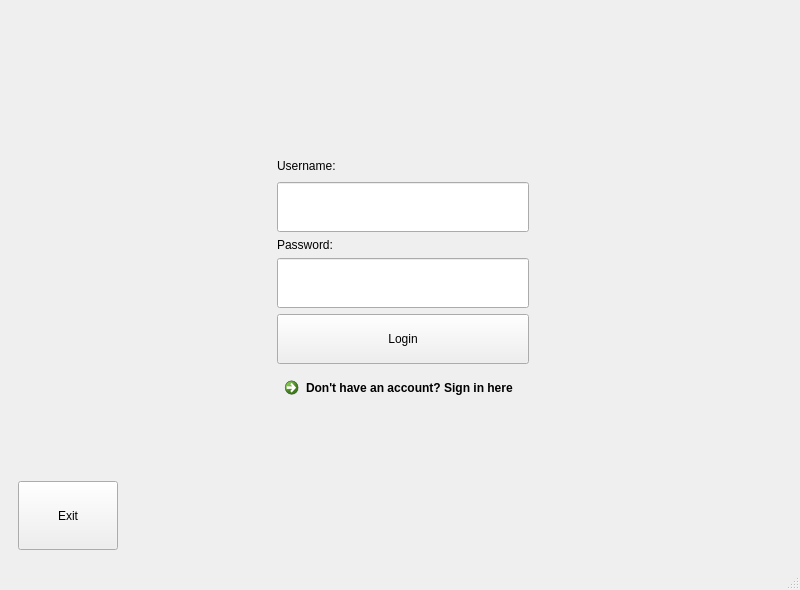
<?xml version="1.0" encoding="UTF-8"?>
<ui version="4.0">
 <class>MainWindow</class>
 <widget class="QMainWindow" name="MainWindow">
  <property name="geometry">
   <rect>
    <x>0</x>
    <y>0</y>
    <width>800</width>
    <height>590</height>
   </rect>
  </property>
  <property name="windowTitle">
   <string>MainWindow</string>
  </property>
  <widget class="QWidget" name="centralwidget">
   <layout class="QHBoxLayout" name="horizontalLayout">
    <item>
     <widget class="QStackedWidget" name="stackedWidget">
      <property name="currentIndex">
       <number>0</number>
      </property>
      <widget class="QWidget" name="loginScreen">
       <layout class="QVBoxLayout" name="verticalLayout">
        <item>
         <layout class="QGridLayout" name="gridLayout" columnstretch="1,1,1">
          <item row="5" column="0">
           <spacer name="horizontalSpacer_3">
            <property name="orientation">
             <enum>Qt::Horizontal</enum>
            </property>
            <property name="sizeHint" stdset="0">
             <size>
              <width>40</width>
              <height>20</height>
             </size>
            </property>
           </spacer>
          </item>
          <item row="1" column="2">
           <spacer name="verticalSpacer_8">
            <property name="orientation">
             <enum>Qt::Vertical</enum>
            </property>
            <property name="sizeHint" stdset="0">
             <size>
              <width>20</width>
              <height>40</height>
             </size>
            </property>
           </spacer>
          </item>
          <item row="8" column="0">
           <spacer name="verticalSpacer_4">
            <property name="orientation">
             <enum>Qt::Vertical</enum>
            </property>
            <property name="sizeHint" stdset="0">
             <size>
              <width>20</width>
              <height>40</height>
             </size>
            </property>
           </spacer>
          </item>
          <item row="1" column="1">
           <spacer name="verticalSpacer_2">
            <property name="orientation">
             <enum>Qt::Vertical</enum>
            </property>
            <property name="sizeHint" stdset="0">
             <size>
              <width>20</width>
              <height>40</height>
             </size>
            </property>
           </spacer>
          </item>
          <item row="1" column="0">
           <spacer name="verticalSpacer_7">
            <property name="orientation">
             <enum>Qt::Vertical</enum>
            </property>
            <property name="sizeHint" stdset="0">
             <size>
              <width>20</width>
              <height>40</height>
             </size>
            </property>
           </spacer>
          </item>
          <item row="6" column="1">
           <widget class="QPushButton" name="pushButton">
            <property name="sizePolicy">
             <sizepolicy hsizetype="Preferred" vsizetype="Preferred">
              <horstretch>0</horstretch>
              <verstretch>0</verstretch>
             </sizepolicy>
            </property>
            <property name="minimumSize">
             <size>
              <width>0</width>
              <height>50</height>
             </size>
            </property>
            <property name="maximumSize">
             <size>
              <width>500</width>
              <height>75</height>
             </size>
            </property>
            <property name="text">
             <string>Login</string>
            </property>
           </widget>
          </item>
          <item row="2" column="0">
           <spacer name="horizontalSpacer_9">
            <property name="orientation">
             <enum>Qt::Horizontal</enum>
            </property>
            <property name="sizeHint" stdset="0">
             <size>
              <width>40</width>
              <height>20</height>
             </size>
            </property>
           </spacer>
          </item>
          <item row="5" column="1">
           <widget class="QLineEdit" name="lineEdit">
            <property name="sizePolicy">
             <sizepolicy hsizetype="Preferred" vsizetype="Preferred">
              <horstretch>0</horstretch>
              <verstretch>0</verstretch>
             </sizepolicy>
            </property>
            <property name="minimumSize">
             <size>
              <width>0</width>
              <height>50</height>
             </size>
            </property>
            <property name="maximumSize">
             <size>
              <width>500</width>
              <height>75</height>
             </size>
            </property>
           </widget>
          </item>
          <item row="8" column="1">
           <spacer name="verticalSpacer">
            <property name="orientation">
             <enum>Qt::Vertical</enum>
            </property>
            <property name="sizeHint" stdset="0">
             <size>
              <width>20</width>
              <height>40</height>
             </size>
            </property>
           </spacer>
          </item>
          <item row="3" column="1">
           <widget class="QLineEdit" name="lineEdit_2">
            <property name="sizePolicy">
             <sizepolicy hsizetype="Preferred" vsizetype="Preferred">
              <horstretch>0</horstretch>
              <verstretch>0</verstretch>
             </sizepolicy>
            </property>
            <property name="minimumSize">
             <size>
              <width>0</width>
              <height>50</height>
             </size>
            </property>
            <property name="maximumSize">
             <size>
              <width>500</width>
              <height>75</height>
             </size>
            </property>
           </widget>
          </item>
          <item row="9" column="1">
           <spacer name="verticalSpacer_3">
            <property name="orientation">
             <enum>Qt::Vertical</enum>
            </property>
            <property name="sizeHint" stdset="0">
             <size>
              <width>20</width>
              <height>40</height>
             </size>
            </property>
           </spacer>
          </item>
          <item row="2" column="2">
           <spacer name="horizontalSpacer_10">
            <property name="orientation">
             <enum>Qt::Horizontal</enum>
            </property>
            <property name="sizeHint" stdset="0">
             <size>
              <width>40</width>
              <height>20</height>
             </size>
            </property>
           </spacer>
          </item>
          <item row="5" column="2">
           <spacer name="horizontalSpacer_4">
            <property name="orientation">
             <enum>Qt::Horizontal</enum>
            </property>
            <property name="sizeHint" stdset="0">
             <size>
              <width>40</width>
              <height>20</height>
             </size>
            </property>
           </spacer>
          </item>
          <item row="3" column="2">
           <spacer name="horizontalSpacer_2">
            <property name="orientation">
             <enum>Qt::Horizontal</enum>
            </property>
            <property name="sizeHint" stdset="0">
             <size>
              <width>40</width>
              <height>20</height>
             </size>
            </property>
           </spacer>
          </item>
          <item row="7" column="0">
           <spacer name="horizontalSpacer_7">
            <property name="orientation">
             <enum>Qt::Horizontal</enum>
            </property>
            <property name="sizeHint" stdset="0">
             <size>
              <width>40</width>
              <height>20</height>
             </size>
            </property>
           </spacer>
          </item>
          <item row="4" column="1">
           <widget class="QLabel" name="label">
            <property name="maximumSize">
             <size>
              <width>500</width>
              <height>20</height>
             </size>
            </property>
            <property name="text">
             <string>Password:</string>
            </property>
           </widget>
          </item>
          <item row="6" column="2">
           <spacer name="horizontalSpacer_6">
            <property name="orientation">
             <enum>Qt::Horizontal</enum>
            </property>
            <property name="sizeHint" stdset="0">
             <size>
              <width>40</width>
              <height>20</height>
             </size>
            </property>
           </spacer>
          </item>
          <item row="7" column="2">
           <spacer name="horizontalSpacer_8">
            <property name="orientation">
             <enum>Qt::Horizontal</enum>
            </property>
            <property name="sizeHint" stdset="0">
             <size>
              <width>40</width>
              <height>20</height>
             </size>
            </property>
           </spacer>
          </item>
          <item row="3" column="0">
           <spacer name="horizontalSpacer">
            <property name="orientation">
             <enum>Qt::Horizontal</enum>
            </property>
            <property name="sizeHint" stdset="0">
             <size>
              <width>40</width>
              <height>20</height>
             </size>
            </property>
           </spacer>
          </item>
          <item row="7" column="1">
           <widget class="QCommandLinkButton" name="commandLinkButton">
            <property name="text">
             <string>Don't have an account? Sign in here</string>
            </property>
           </widget>
          </item>
          <item row="2" column="1">
           <widget class="QLabel" name="label_2">
            <property name="maximumSize">
             <size>
              <width>500</width>
              <height>20</height>
             </size>
            </property>
            <property name="text">
             <string>Username:</string>
            </property>
           </widget>
          </item>
          <item row="6" column="0">
           <spacer name="horizontalSpacer_5">
            <property name="orientation">
             <enum>Qt::Horizontal</enum>
            </property>
            <property name="sizeHint" stdset="0">
             <size>
              <width>40</width>
              <height>20</height>
             </size>
            </property>
           </spacer>
          </item>
          <item row="9" column="0">
           <widget class="QPushButton" name="pushButton_2">
            <property name="maximumSize">
             <size>
              <width>100</width>
              <height>75</height>
             </size>
            </property>
            <property name="text">
             <string>Exit</string>
            </property>
           </widget>
          </item>
          <item row="8" column="2">
           <spacer name="verticalSpacer_5">
            <property name="orientation">
             <enum>Qt::Vertical</enum>
            </property>
            <property name="sizeHint" stdset="0">
             <size>
              <width>20</width>
              <height>40</height>
             </size>
            </property>
           </spacer>
          </item>
          <item row="9" column="2">
           <spacer name="verticalSpacer_6">
            <property name="orientation">
             <enum>Qt::Vertical</enum>
            </property>
            <property name="sizeHint" stdset="0">
             <size>
              <width>20</width>
              <height>40</height>
             </size>
            </property>
           </spacer>
          </item>
          <item row="0" column="1">
           <spacer name="verticalSpacer_9">
            <property name="orientation">
             <enum>Qt::Vertical</enum>
            </property>
            <property name="sizeHint" stdset="0">
             <size>
              <width>20</width>
              <height>40</height>
             </size>
            </property>
           </spacer>
          </item>
          <item row="0" column="0">
           <spacer name="verticalSpacer_10">
            <property name="orientation">
             <enum>Qt::Vertical</enum>
            </property>
            <property name="sizeHint" stdset="0">
             <size>
              <width>20</width>
              <height>40</height>
             </size>
            </property>
           </spacer>
          </item>
          <item row="0" column="2">
           <spacer name="verticalSpacer_11">
            <property name="orientation">
             <enum>Qt::Vertical</enum>
            </property>
            <property name="sizeHint" stdset="0">
             <size>
              <width>20</width>
              <height>40</height>
             </size>
            </property>
           </spacer>
          </item>
         </layout>
        </item>
       </layout>
      </widget>
      <widget class="QWidget" name="page_2"/>
     </widget>
    </item>
   </layout>
  </widget>
  <widget class="QMenuBar" name="menubar">
   <property name="geometry">
    <rect>
     <x>0</x>
     <y>0</y>
     <width>800</width>
     <height>22</height>
    </rect>
   </property>
  </widget>
  <widget class="QStatusBar" name="statusbar"/>
 </widget>
 <resources/>
 <connections/>
</ui>
